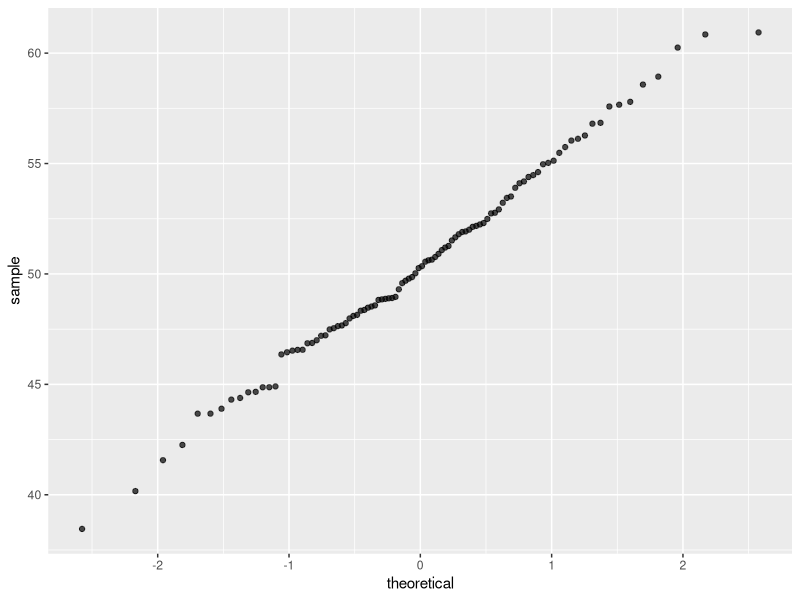
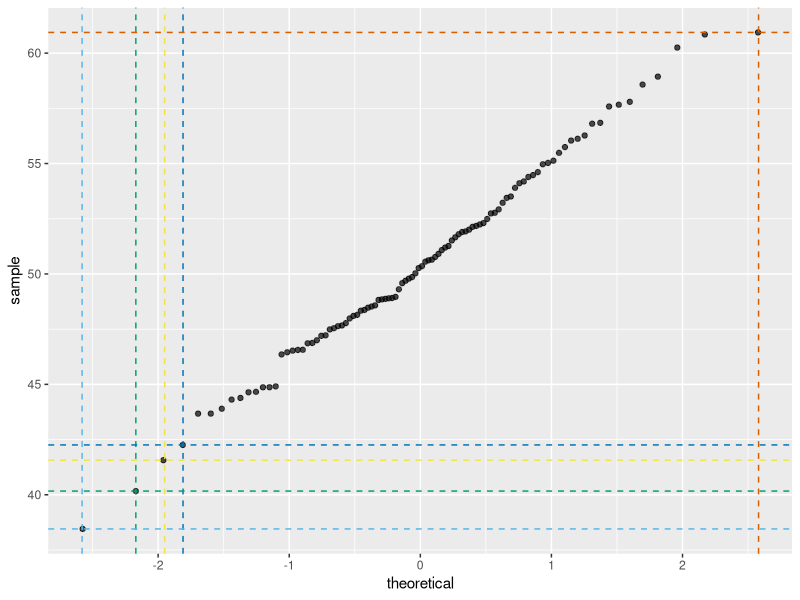
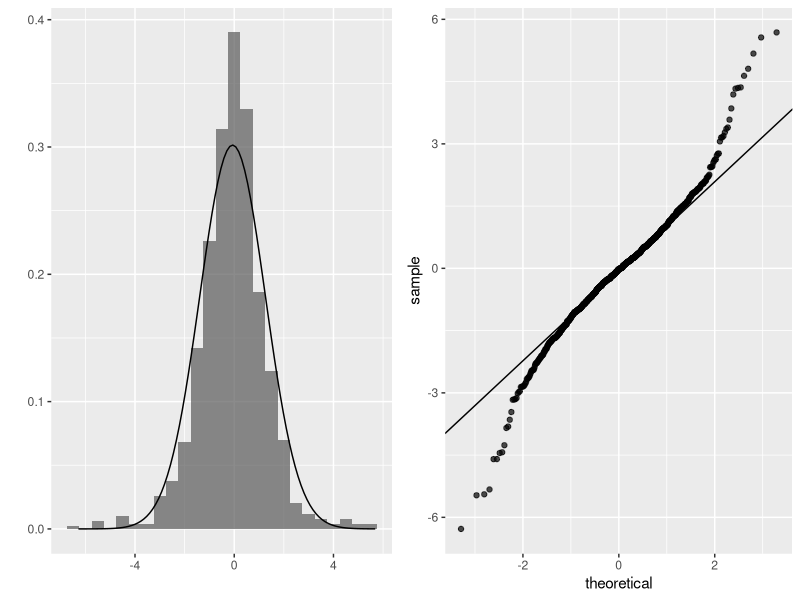
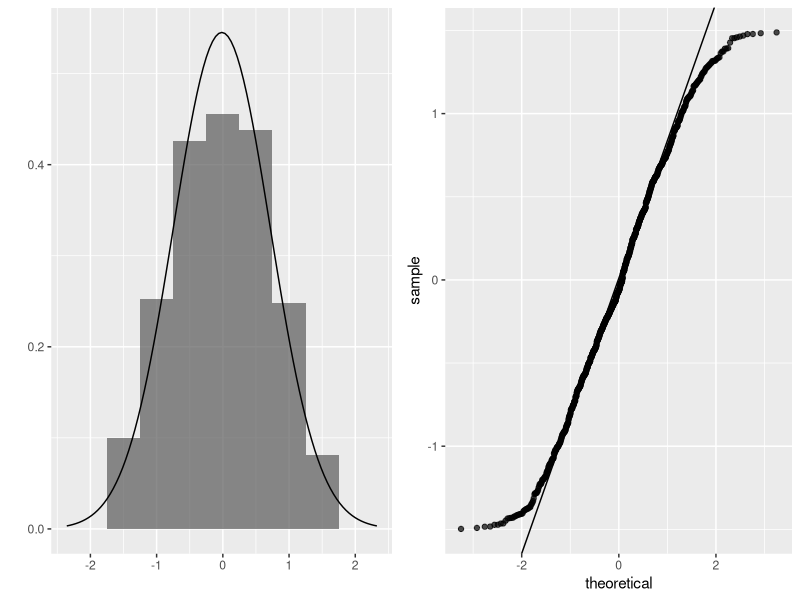
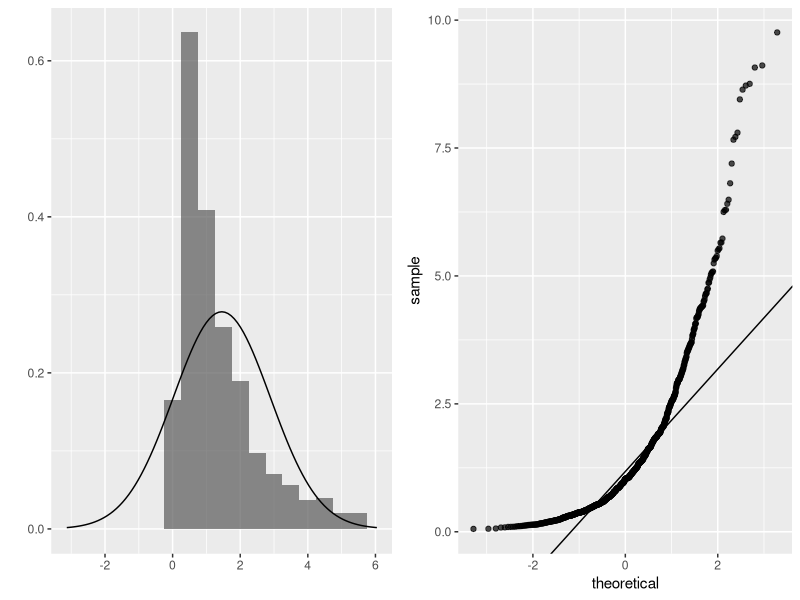
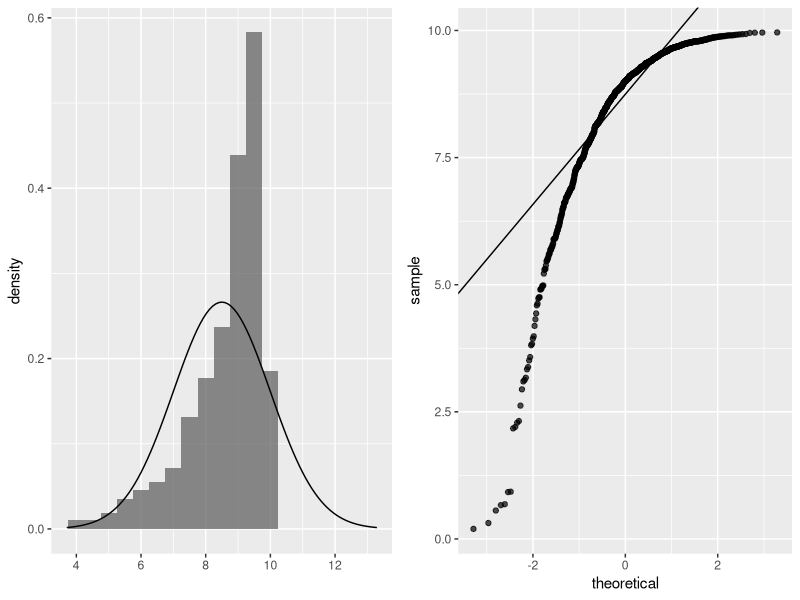

Source code (R) for these figures, in order:
## ---- chunk 1
library(ggplot2)
library(dplyr)
library(gridExtra)
## ---- chunk 2
qqline_params <- function(x){
  y <- quantile(x[!is.na(x)], c(0.25, 0.75))
  x <- qnorm(c(0.25, 0.75))
  slope <- diff(y) / diff(x)
  int <- y[1L] - slope * x[1L]
  return(list(slope = slope, int = int))
}
## ---- chunk 3
set.seed(123)
## ---- chunk 4
d <- data.frame(norm_samp = rnorm(100, mean = 50, sd = 5))

ggplot(data = d, aes(sample = norm_samp)) +
  geom_point(alpha = 0.7, stat = "qq")
## ---- chunk 5
cbbPalette <- c("#000000", "#E69F00", "#56B4E9", "#009E73", "#F0E442", 
                "#0072B2", "#D55E00", "#CC79A7")

ggplot(data = d, aes(sample = norm_samp)) +
  geom_point(alpha = 0.7, stat = "qq") +
  geom_vline(xintercept = c(-2.58, -2.17, -1.95, -1.81, 2.58), linetype = "dashed",
             col = cbbPalette[3:7]) +
  geom_hline(yintercept = c(sort(d$norm_samp)[1:4], sort(d$norm_samp)[100]), 
             linetype = "dashed", col = cbbPalette[3:7])
## ---- chunk 6
d <- data.frame(t = rt(1000, df = 5))

m <- mean(d$t)
s <- sd(d$t)

p1 <- ggplot(data = d, aes(x = t)) +
  geom_histogram(aes(y = ..density..), alpha = 0.7, binwidth = 0.5) +
  ylab("") +
  xlab("") +
  stat_function(fun = dnorm, args = list(mean = mean(d$t), sd = sd(d$t)))
p2 <- ggplot(data = d, aes(sample = t)) +
  geom_point(alpha = 0.7, stat = "qq") +
  geom_abline(intercept = qqline_params(d$t)$int, slope = qqline_params(d$t)$slope)
grid.arrange(p1, p2, ncol = 2)
## ---- chunk 7
d <- data.frame(t = rnorm(1000))
d <- filter(d, t < 1.5 , t > -1.5)

m <- mean(d$t)
s <- sd(d$t)

p1 <- ggplot(data = d, aes(x = t)) +
  geom_histogram(aes(y = ..density..), alpha = 0.7, binwidth = 0.5) +
  xlim(c(m - 3.2*s, m + 3.2*s)) +
  ylab("") +
  xlab("") +
  stat_function(fun = dnorm, args = list(mean = mean(d$t), sd = sd(d$t)))
p2 <- ggplot(data = d, aes(sample = t)) +
  geom_point(alpha = 0.7, stat = "qq") +
  geom_abline(intercept = qqline_params(d$t)$int, slope = qqline_params(d$t)$slope)
grid.arrange(p1, p2, ncol = 2)
## ---- chunk 8
d <- data.frame(t = rlnorm(1000))
d <- filter(d, t < 10)

m <- mean(d$t)
s <- sd(d$t)

p1 <- ggplot(data = d, aes(x = t)) +
  geom_histogram(aes(y = ..density..), alpha = 0.7, binwidth = 0.5) +
  xlim(c(m - 3.2*s, m + 3.2*s)) +
  ylab("") +
  xlab("") +
  stat_function(fun = dnorm, args = list(mean = mean(d$t), sd = sd(d$t)))
p2 <- ggplot(data = d, aes(sample = t)) +
  geom_point(alpha = 0.7, stat = "qq") +
  geom_abline(intercept = qqline_params(d$t)$int, slope = qqline_params(d$t)$slope)
grid.arrange(p1, p2, ncol = 2)
## ---- chunk 9
d <- data.frame(t = rlnorm(1000))
d <- d %>%
  filter(t < 10) %>%
  mutate(t = 10 - t)


m <- mean(d$t)
s <- sd(d$t)

p1 <- ggplot(data = d, aes(x = t)) +
  geom_histogram(aes(y = ..density..), alpha = 0.7, binwidth = 0.5) +
  xlim(c(m - 3.2*s, m + 3.2*s)) +
  xlab("") +
  stat_function(fun = dnorm, args = list(mean = mean(d$t), sd = sd(d$t)))
p2 <- ggplot(data = d, aes(sample = t)) +
  geom_point(alpha = 0.7, stat = "qq") +
  geom_abline(intercept = qqline_params(d$t)$int, slope = qqline_params(d$t)$slope)
grid.arrange(p1, p2, ncol = 2)
